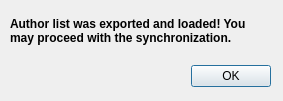
<?xml version="1.0" encoding="UTF-8"?>
<ui version="4.0">
 <class>Dialog</class>
 <widget class="QDialog" name="Dialog">
  <property name="geometry">
   <rect>
    <x>0</x>
    <y>0</y>
    <width>283</width>
    <height>101</height>
   </rect>
  </property>
  <property name="windowTitle">
   <string>Author List Loaded</string>
  </property>
  <widget class="QDialogButtonBox" name="buttonBox">
   <property name="geometry">
    <rect>
     <x>10</x>
     <y>60</y>
     <width>261</width>
     <height>32</height>
    </rect>
   </property>
   <property name="font">
    <font>
     <kerning>true</kerning>
    </font>
   </property>
   <property name="orientation">
    <enum>Qt::Horizontal</enum>
   </property>
   <property name="standardButtons">
    <set>QDialogButtonBox::Ok</set>
   </property>
  </widget>
  <widget class="QLabel" name="label_2">
   <property name="geometry">
    <rect>
     <x>10</x>
     <y>10</y>
     <width>261</width>
     <height>41</height>
    </rect>
   </property>
   <property name="font">
    <font>
     <weight>75</weight>
     <bold>true</bold>
    </font>
   </property>
   <property name="text">
    <string>Author list was exported and loaded! You may proceed with the synchronization.</string>
   </property>
   <property name="wordWrap">
    <bool>true</bool>
   </property>
  </widget>
 </widget>
 <resources/>
 <connections>
  <connection>
   <sender>buttonBox</sender>
   <signal>accepted()</signal>
   <receiver>Dialog</receiver>
   <slot>accept()</slot>
   <hints>
    <hint type="sourcelabel">
     <x>248</x>
     <y>254</y>
    </hint>
    <hint type="destinationlabel">
     <x>157</x>
     <y>274</y>
    </hint>
   </hints>
  </connection>
  <connection>
   <sender>buttonBox</sender>
   <signal>rejected()</signal>
   <receiver>Dialog</receiver>
   <slot>reject()</slot>
   <hints>
    <hint type="sourcelabel">
     <x>316</x>
     <y>260</y>
    </hint>
    <hint type="destinationlabel">
     <x>286</x>
     <y>274</y>
    </hint>
   </hints>
  </connection>
 </connections>
</ui>
